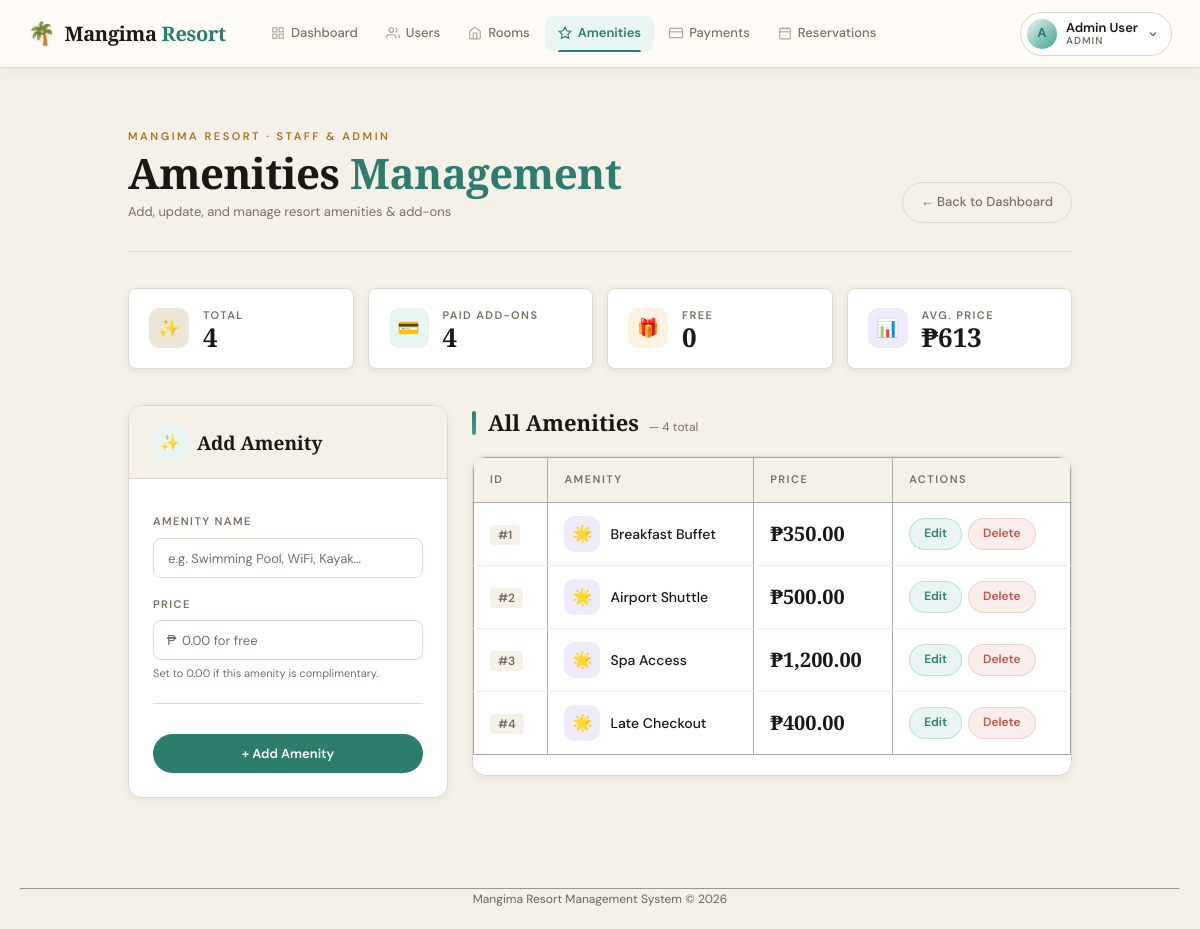
Screenshot of /amenities/index.php (signed in) with the database file from the repository.
### tables this page shows
CREATE TABLE amenities (
    amenity_id INT AUTO_INCREMENT PRIMARY KEY,
    amenity_name VARCHAR(100) NOT NULL,
    price DECIMAL(10,2) NOT NULL
);

### includes/auth.php (called while the page is built, shortened)
<?php
function getCurrentUserRole() {
    return $_SESSION['role'] ?? null;
}
?>

### amenities/index.php (the view, shortened to what this page needs)
<?php
require_once __DIR__ . '/../includes/auth.php';
$db = getDB();
$editAmenity = null;
$amenities = $db->query("SELECT * FROM amenities ORDER BY amenity_id")->fetchAll();
$totalAmenities = count($amenities);
$freeAmenities  = count(array_filter($amenities, fn($a) => (float)$a['price'] == 0));
$paidAmenities  = $totalAmenities - $freeAmenities;
$avgPrice = $totalAmenities > 0
    ? array_sum(array_column($amenities, 'price')) / $totalAmenities
    : 0;
?>
<!DOCTYPE html>
<html lang="en">
<head>
    <link rel="stylesheet" href="/mangima_resort/assets/css/style.css">
</head>
<body>
<div class="container">
    <?php include __DIR__ . '/../includes/header.php'; ?>
    <div class="amenities-wrapper">
        <div class="page-header">
            <div>
                <div class="page-eyebrow">Mangima Resort · Staff &amp; Admin</div>
                <div class="page-title">Amenities <span>Management</span></div>
                <div class="page-sub">Add, update, and manage resort amenities &amp; add-ons</div>
            </div>
            <a href="/mangima_resort/dashboard/dashboard.php" class="back-link">← Back to Dashboard</a>
        </div>
        <div class="mini-stats">
            <div class="mini-card">
                <div class="mini-icon all">✨</div>
                <div>
                    <div class="mini-label">Total</div>
                    <div class="mini-value"><?php echo $totalAmenities; ?></div>
                </div>
            </div>
            <div class="mini-card">
                <div class="mini-icon paid">💳</div>
                <div>
                    <div class="mini-label">Paid Add-ons</div>
                    <div class="mini-value"><?php echo $paidAmenities; ?></div>
                </div>
            </div>
            <div class="mini-card">
                <div class="mini-icon free">🎁</div>
                <div>
                    <div class="mini-label">Free</div>
                    <div class="mini-value"><?php echo $freeAmenities; ?></div>
                </div>
            </div>
            <div class="mini-card">
                <div class="mini-icon avg">📊</div>
                <div>
                    <div class="mini-label">Avg. Price</div>
                    <div class="mini-value">₱<?php echo number_format($avgPrice, 0); ?></div>
                </div>
            </div>
        </div>
        <div class="amenities-layout">
            <div class="form-card">
                <div class="form-card-header">
                    <div class="form-icon"><?php echo $editAmenity ? '✏️' : '✨'; ?></div>
                    <h3><?php echo $editAmenity ? 'Edit Amenity' : 'Add Amenity'; ?></h3>
                </div>
                <div class="form-card-body">
                    <form method="post" action="<?php echo $editAmenity ? '?action=edit&id='.$editAmenity['amenity_id'] : ''; ?>">
                        <div class="form-group">
                            <label>Amenity Name</label>
                            <input type="text" name="amenity_name"
                                   placeholder="e.g. Swimming Pool, WiFi, Kayak…"
                                   value="<?php echo htmlspecialchars($editAmenity['amenity_name'] ?? ''); ?>" required>
                        </div>
                        <div class="form-group">
                            <label>Price</label>
                            <div class="input-prefix-wrap">
                                <span class="prefix">₱</span>
                                <input type="number" step="0.01" min="0" name="price"
                                       placeholder="0.00 for free"
                                       value="<?php echo $editAmenity['price'] ?? ''; ?>" required>
                            </div>
                            <div class="form-hint">Set to 0.00 if this amenity is complimentary.</div>
                        </div>
                        <div class="form-actions">
                            <button type="submit" name="save" class="btn-primary">
                                <?php echo $editAmenity ? '✓ Update Amenity' : '+ Add Amenity'; ?>
                            </button>
                        </div>
                    </form>
                </div>
            </div>
            <div class="table-panel">
                <div class="section-label">
                    <div class="section-label-bar"></div>
                    <h3>All Amenities <small>— <?php echo $totalAmenities; ?> total</small></h3>
                </div>
                <div class="table-card">
                    <table>
                        <thead>
                            <tr>
                                <th>ID</th>
                                <th>Amenity</th>
                                <th>Price</th>
                                <th>Actions</th>
                            </tr>
                        </thead>
                        <tbody>
                            <?php if (empty($amenities)): ?>
                                <tr class="no-data-row">
                                    <td colspan="4">
                                        <span class="no-data-icon">✨</span>
                                        No amenities yet. Add your first one.
                                    </td>
                                </tr>
                            <?php else: ?>
                                <?php foreach ($amenities as $am): ?>
                                <tr>
                                    <td><span class="amenity-id-chip">#<?php echo $am['amenity_id']; ?></span></td>
                                    <td>
                                        <div class="amenity-name-cell">
                                            <div class="amenity-icon-wrap">🌟</div>
                                            <span class="amenity-name"><?php echo htmlspecialchars($am['amenity_name']); ?></span>
                                        </div>
                                    </td>
                                    <td>
                                        <?php if ((float)$am['price'] == 0): ?>
                                            <span class="price-free">🎁 Free</span>
                                        <?php else: ?>
                                            <span class="price-cell">₱<?php echo number_format($am['price'], 2); ?></span>
                                        <?php endif; ?>
                                    </td>
                                    <td>
                                        <div class="action-cell">
                                            <a href="?action=edit&id=<?php echo $am['amenity_id']; ?>" class="btn-edit">Edit</a>
                                            <a href="?action=delete&id=<?php echo $am['amenity_id']; ?>"
                                               class="btn-delete"
                                               onclick="return confirm('Delete <?php echo htmlspecialchars(addslashes($am['amenity_name'])); ?>? This cannot be undone.')">
                                               Delete
                                            </a>
                                        </div>
                                    </td>
                                </tr>
                                <?php endforeach; ?>
                            <?php endif; ?>
                        </tbody>
                    </table>
                </div>
            </div>
        </div>
    </div>
</div>
<?php include __DIR__ . '/../includes/footer.php'; ?>
</body>
</html>

### includes/header.php (shortened to what this page needs)
<?php
$currentRole = function_exists('getCurrentUserRole') ? getCurrentUserRole() : '';
$currentDir  = basename(dirname($_SERVER['PHP_SELF']));
function isActive(string $dir): string {
    global $currentDir;
    return $currentDir === $dir ? 'nav-link--active' : '';
}
?>
<header class="site-header">
    <div class="site-header__inner">
        <a href="/mangima_resort/dashboard/dashboard.php" class="brand">
            <span class="brand__icon">🌴</span>
            <span class="brand__name">Mangima <em>Resort</em></span>
        </a>
        <div class="header-right" id="headerRight">
            <nav class="site-nav" aria-label="Main navigation">
                <a href="/mangima_resort/dashboard/dashboard.php"
                   class="nav-link <?php echo isActive('dashboard'); ?>">
                    <svg width="14" height="14" viewBox="0 0 24 24" fill="none" stroke="currentColor" stroke-width="2"><rect x="3" y="3" width="7" height="7"/><rect x="14" y="3" width="7" height="7"/><rect x="3" y="14" width="7" height="7"/><rect x="14" y="14" width="7" height="7"/></svg>
                    Dashboard
                </a>
                <?php if ($currentRole === 'admin'): ?>
                <a href="/mangima_resort/users/"
                   class="nav-link <?php echo isActive('users'); ?>">
                    <svg width="14" height="14" viewBox="0 0 24 24" fill="none" stroke="currentColor" stroke-width="2"><path d="M17 21v-2a4 4 0 0 0-4-4H5a4 4 0 0 0-4 4v2"/><circle cx="9" cy="7" r="4"/><path d="M23 21v-2a4 4 0 0 0-3-3.87"/><path d="M16 3.13a4 4 0 0 1 0 7.75"/></svg>
                    Users
                </a>
                <?php endif; ?>
                <?php if ($currentRole === 'admin' || $currentRole === 'staff'): ?>
                <a href="/mangima_resort/rooms/"
                   class="nav-link <?php echo isActive('rooms'); ?>">
                    <svg width="14" height="14" viewBox="0 0 24 24" fill="none" stroke="currentColor" stroke-width="2"><path d="M3 9l9-7 9 7v11a2 2 0 0 1-2 2H5a2 2 0 0 1-2-2z"/><polyline points="9 22 9 12 15 12 15 22"/></svg>
                    Rooms
                </a>
                <a href="/mangima_resort/amenities/"
                   class="nav-link <?php echo isActive('amenities'); ?>">
                    <svg width="14" height="14" viewBox="0 0 24 24" fill="none" stroke="currentColor" stroke-width="2"><path d="M12 2l3.09 6.26L22 9.27l-5 4.87 1.18 6.88L12 17.77l-6.18 3.25L7 14.14 2 9.27l6.91-1.01L12 2z"/></svg>
                    Amenities
                </a>
                <a href="/mangima_resort/payments/"
                   class="nav-link <?php echo isActive('payments'); ?>">
                    <svg width="14" height="14" viewBox="0 0 24 24" fill="none" stroke="currentColor" stroke-width="2"><rect x="1" y="4" width="22" height="16" rx="2" ry="2"/><line x1="1" y1="10" x2="23" y2="10"/></svg>
                    Payments
                </a>
                <?php endif; ?>
                <a href="/mangima_resort/reservations/"
                   class="nav-link <?php echo isActive('reservations'); ?>">
                    <svg width="14" height="14" viewBox="0 0 24 24" fill="none" stroke="currentColor" stroke-width="2"><rect x="3" y="4" width="18" height="18" rx="2" ry="2"/><line x1="16" y1="2" x2="16" y2="6"/><line x1="8" y1="2" x2="8" y2="6"/><line x1="3" y1="10" x2="21" y2="10"/></svg>
                    Reservations
                </a>
            </nav>
            <?php if (function_exists('getCurrentUserId')): ?>
            <div class="user-menu">
                <div class="user-pill">
                    <div class="user-pill__avatar">
                        <?php
                        $displayName = $_SESSION['full_name'] ?? $_SESSION['email'] ?? 'User';
                        echo strtoupper(substr($displayName, 0, 1));
                        ?>
                    </div>
                    <div class="user-pill__info">
                        <span class="user-pill__name"><?php echo htmlspecialchars($displayName); ?></span>
                        <span class="user-pill__role"><?php echo ucfirst($currentRole); ?></span>
                    </div>
                    <svg class="user-pill__chevron" width="12" height="12" viewBox="0 0 24 24" fill="none" stroke="currentColor" stroke-width="2.5"><polyline points="6 9 12 15 18 9"/></svg>
                </div>
            </div>
            <?php endif; ?>
        </div>
    </div>
</header>

### includes/footer.php
<footer style="margin-top:30px; text-align:center; font-size:0.8em; color:#666;">
    <hr>
    Mangima Resort Management System &copy; <?php echo date('Y'); ?>
</footer>

### assets/css/style.css (style rules this page uses)
body { font-family: Arial, sans-serif; margin: 20px; background: #fff; }
.container { max-width: 1000px; margin: 0 auto; }
form label { display: block; margin-top: 10px; }
form input, form select, form textarea { padding: 5px; width: 100%; max-width: 300px; }
button, .btn { padding: 8px 15px; margin-top: 10px; cursor: pointer; }
table { border-collapse: collapse; width: 100%; margin-bottom: 20px; }
table, th, td { border: 1px solid #aaa; }
th, td { padding: 8px; text-align: left; }

### includes/header.php (style rules this page uses)
:root { --sand: #f5f0e8; --sand-dark: #ede6d6; --ink: #1a1714; --ink-soft: #3d3630; --ink-muted: #7a6f65; --gold: #c9a84c; --gold-light: #e8c97a; --gold-dark: #a07828; --teal: #2d7d6f; --teal-light: #3fa091; --teal-pale: #e8f5f3; --coral: #c0544a; --coral-pale: #faeeed; --white: #ffffff; --border: #e0d8cc; --header-h: 68px; }
body { padding-top: var(--header-h); }
.site-header { position: fixed; top: 0; left: 0; right: 0; height: var(--header-h); background: rgba(255, 252, 247, 0.92); backdrop-filter: blur(14px); -webkit-backdrop-filter: blur(14px); border-bottom: 1px solid var(--border); z-index: 1000; box-shadow: 0 2px 16px rgba(26,23,20,0.06); }
.site-header__inner { max-width: 1320px; margin: 0 auto; padding: 0 28px; height: 100%; display: flex; align-items: center; gap: 0; }
.brand { display: flex; align-items: center; gap: 9px; text-decoration: none; flex-shrink: 0; margin-right: 32px; }
.brand__icon { font-size: 22px; line-height: 1; filter: drop-shadow(0 1px 2px rgba(0,0,0,0.12)); }
.brand__name { font-family: 'Cormorant Garamond', serif; font-size: 20px; font-weight: 600; color: var(--ink); letter-spacing: -0.3px; white-space: nowrap; }
.brand__name em { font-style: normal; color: var(--teal); }
.header-right { display: flex; align-items: center; gap: 6px; flex: 1; }
.site-nav { display: flex; align-items: center; gap: 2px; flex: 1; }
.nav-link { display: inline-flex; align-items: center; gap: 6px; padding: 7px 13px; border-radius: 8px; font-family: 'DM Sans', sans-serif; font-size: 13px; font-weight: 500; color: var(--ink-muted); text-decoration: none; white-space: nowrap; transition: color 0.18s, background 0.18s; position: relative; }
.nav-link svg { opacity: 0.6; transition: opacity 0.18s; flex-shrink: 0; }
.nav-link--active { color: var(--teal); background: var(--teal-pale); font-weight: 600; }
.nav-link--active svg { opacity: 1; color: var(--teal); }
.nav-link--active::after { content: ''; position: absolute; bottom: -1px; left: 13px; right: 13px; height: 2px; border-radius: 2px 2px 0 0; background: var(--teal); }
.user-menu { position: relative; margin-left: auto; flex-shrink: 0; }
.user-pill { display: flex; align-items: center; gap: 9px; padding: 6px 12px 6px 6px; border-radius: 100px; border: 1.5px solid var(--border); background: var(--white); cursor: pointer; transition: all 0.2s; user-select: none; }
.user-pill__avatar { width: 30px; height: 30px; border-radius: 50%; background: linear-gradient(135deg, var(--teal-pale), var(--teal-light)); display: flex; align-items: center; justify-content: center; font-size: 13px; font-weight: 700; color: var(--teal); flex-shrink: 0; font-family: 'DM Sans', sans-serif; }
.user-pill__info { display: flex; flex-direction: column; gap: 0; line-height: 1.2; }
.user-pill__name { font-family: 'DM Sans', sans-serif; font-size: 13px; font-weight: 600; color: var(--ink); max-width: 120px; overflow: hidden; text-overflow: ellipsis; white-space: nowrap; }
.user-pill__role { font-size: 10px; font-weight: 600; letter-spacing: 1px; text-transform: uppercase; color: var(--ink-muted); }
.user-pill__chevron { color: var(--ink-muted); transition: transform 0.2s; flex-shrink: 0; }

### rows the page displays
amenities: amenity_id "1", amenity_name "Breakfast Buffet", price "350.00"
amenities: amenity_id "2", amenity_name "Airport Shuttle", price "500.00"
amenities: amenity_id "3", amenity_name "Spa Access", price "1,200.00"
amenities: amenity_id "4", amenity_name "Late Checkout", price "400.00"

### other values shown
substr($displayName, 0, 1) "A"
$displayName "Admin User"
$currentRole "ADMIN"
$totalAmenities "4"
$paidAmenities "4"
$freeAmenities "0"
$avgPrice "613"
